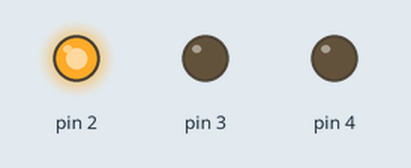
The sketch below on a simulated Arduino Uno, built with avr-gcc and run on an emulated ATmega328P. On the bench: output pins drawn as LEDs (lit = HIGH). What the sketch prints to the serial monitor is not drawn.

Above: at 0.05 s.
At 1.45 s:
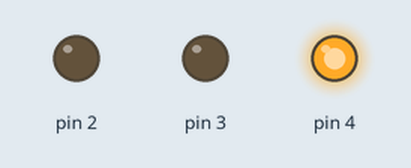
At 2.85 s:
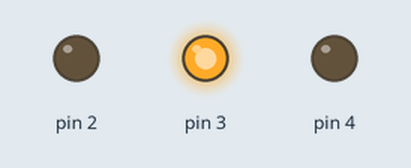
Timing chart, 0 to 3.1 s (numbered marks = the images above):
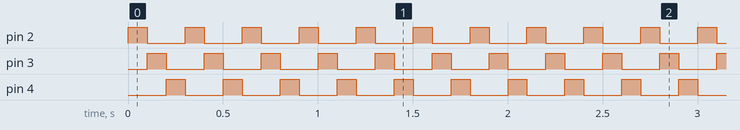

The sketch:

Latihan_5.ino
```cpp
//int led1 = 2;
//int led2 = 3;
//int led3 = 4;
//String ledOn1;

////function led 1 menyala
// uint8_t led1Function(int a , int b, int c, int e){
//     digitalWrite(a, HIGH);
//     digitalWrite(b, LOW);
//     digitalWrite(c, LOW);
//     delay(e);
//  }
//
////function led 2 menyala
//   uint8_t led2Function(int a, int b, int c, int e){
//     digitalWrite(a, LOW);
//     digitalWrite(b, HIGH);
//     digitalWrite(c, LOW);
//     delay(e);
//  }
//
////function led 3 menyala
//   uint8_t led3Function(int a, int b, int c, int e){
//     digitalWrite(a, LOW);
//     digitalWrite(b, LOW);
//     digitalWrite(c, HIGH);
//     delay(e);
//  }

void setup() {
  // put your setup code here, to run once:
  pinMode(2, OUTPUT);
  pinMode(3, OUTPUT);
  pinMode(4, OUTPUT);
  Serial.begin(9600);


//  digitalWrite(led1, HIGH);
//  digitalWrite(led2, HIGH);
//  digitalWrite(led3, HIGH);
}


void loop() {
  // put your main code here, to run repeatedly:
//  led1Function(led1, led2, led3, 1000);
//  led2Function(led1, led2, led3, 1000);
//  led3Function(led1, led2, led3, 1000);

for(int i=2; i<=4; i++){
  digitalWrite(i-1, LOW);
  digitalWrite(i, HIGH);
  delay(100);
  Serial.print(i);
  if(i==4){
    digitalWrite(i, LOW);
    }
  }
}
```

Measured:
- by itself, pin 2–4: alternates HIGH for 0.10 s and LOW for 0.20 s
